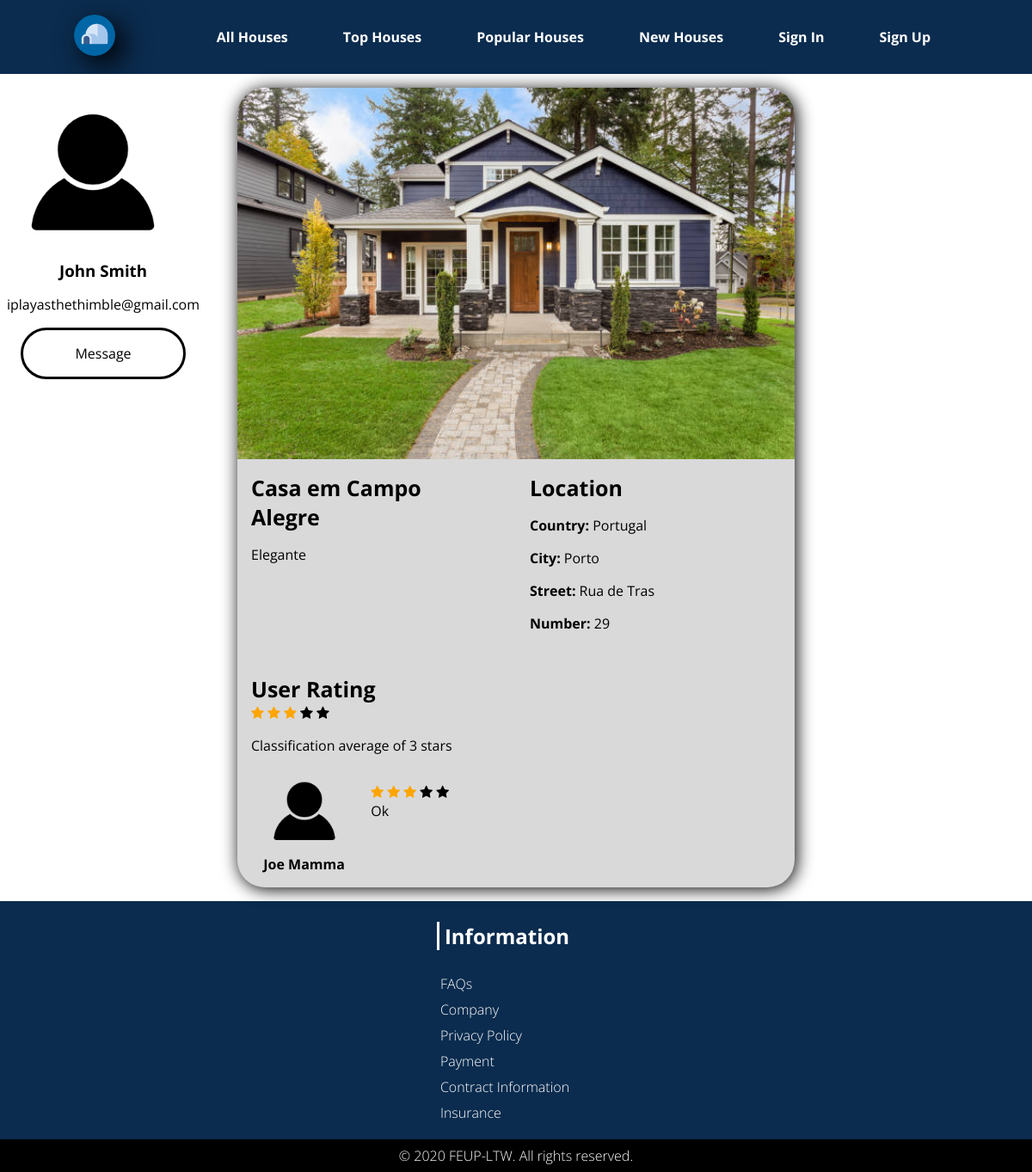
The page /pages/house_detail_page.php?idPlace=4 on the database its author committed.
### tables this page shows
CREATE TABLE USER(
    id INTEGER PRIMARY KEY,
    picture TEXT default '/assets/images/empty_user.jpg' NOT NULL,
	username TEXT NOT NULL UNIQUE,
    name TEXT NOT NULL,
	email TEXT NOT NULL UNIQUE,
    phonenumber INTEGER,
    password TEXT NOT NULL,
	CONSTRAINT CHK_USER CHECK (length(username)>=6 AND length(username)<=20));

CREATE TABLE PLACE(
    idPlace INTEGER PRIMARY KEY,
    name TEXT NOT NULL,
    price INTEGER NOT NULL,
    street TEXT NOT NULL,
    number INTEGER NOT NULL,
    city TEXT NOT NULL,
    country TEXT NOT NULL,
    description TEXT NOT NULL,
    classification INTEGER default 0,
    picture TEXT default '/assets/images/stock-house.jpg' NOT NULL,
	idUser INTEGER NOT NULL REFERENCES USER ON DELETE CASCADE ON UPDATE CASCADE,
    CONSTRAINT CHK_PLACE CHECK (price>=0),
    UNIQUE(street,number,city,country));

CREATE TABLE REVIEW(
    idReservation INTEGER NOT NULL REFERENCES RESERVATION ON DELETE CASCADE ON UPDATE CASCADE PRIMARY KEY,
    classification INTEGER NOT NULL,
    comment TEXT,
    CONSTRAINT CHK_REVIEW CHECK (classification between 0 AND 5));

### pages/house_detail_page.php (called while the page is built, shortened)
<?php
	include_once('../templates/common.php');
	include_once('../templates/house.php');
	$houseId = $_GET['idPlace'];
	draw_house_rent_area($houseId);
?>

### database/db_house.php (called while the page is built, shortened)
<?php
$dir = $_SERVER['DOCUMENT_ROOT'];
include_once("$dir/database/connection.php");
function getHouse($idHouse)
{
    global $dbh;
    $stmt = $dbh->prepare('select * from PLACE WHERE idPlace = ?;');
    $stmt->execute(array($idHouse));
    $result = $stmt->fetch();
    return $result;
}
function getReviews($idPlace){
    global $dbh;
    $stmt = $dbh->prepare('select REVIEW.* from REVIEW,RESERVATION WHERE RESERVATION.idPlace = ? AND RESERVATION.idReservation=REVIEW.idReservation;');
    $stmt->execute(array($idPlace));
    $result = $stmt->fetchAll();
    return $result;
}
function getReservation($idReservation){
    global $dbh;
    $stmt = $dbh->prepare('select * from RESERVATION WHERE idReservation = ? ;');
    $stmt->execute(array($idReservation));
    $result = $stmt->fetch();
    return $result;
}
?>

### database/db_user.php (called while the page is built, shortened)
<?php
$dir = $_SERVER['DOCUMENT_ROOT'];
include_once("$dir/database/connection.php");
function getUserInfo($userId)
{
    global $dbh;
    $stmt = $dbh->prepare('select * from user where id = ?');
    $stmt->execute(array($userId));
    $result = $stmt->fetch();
    if ($result == false) {
        return 0;
    } else return $result;
}
?>

### templates/house.php (the view, shortened to what this page needs)
<?php
$dir = $_SERVER['DOCUMENT_ROOT'];
include_once("$dir/database/db_house.php");
include_once("$dir/database/db_user.php");
?>
<?php function draw_house_rent_area($houseId)
{
  ?>
  <section id="house-rent-container">
    <?php
      $houseInfo = getHouse($houseId);
      $userInfo = getUserInfo($houseInfo['idUser']);
      ?>
    <div class="profile-card">
      <div class="profile-card-photo rounded-photo-container">
        <img src="<?= $userInfo['picture'] ?>" alt="User Image" />
      </div>
      <h3><?= $userInfo['name'] ?></h3>
      <div class="profile-card-contacts">
        <h4><?= $userInfo['email'] ?></h4>
        <a class="black-rounded-button" href="#">Message</a>
      </div>
    </div>
    <div class="house-detail-card">
      <img src="<?= $houseInfo['picture'] ?>" alt="House image" />
      <div>
        <h3> <?= $houseInfo['name'] ?> </h3>
        <p> <?= $houseInfo['description'] ?> </p>
      </div>
      <div>
        <h3>Location</h3>
        <p><strong>Country: </strong><?= $houseInfo['country'] ?></p>
        <p><strong>City: </strong><?= $houseInfo['city'] ?></p>
        <p><strong>Street: </strong><?= $houseInfo['street'] ?></p>
        <p><strong>Number: </strong><?= $houseInfo['number'] ?></p>
      </div>
      <div class="house-rating-container">
        <h3>User Rating</h3>
        <?php
          for ($t = 0; $t < round($houseInfo['classification'], 0); $t++) {
            ?>
          <span class="fa fa-star checked"></span>
        <?php } ?>
        <?php
          for ($t = 0; $t < 5 - round($houseInfo['classification'], 0); $t++) {
            ?>
          <span class="fa fa-star"></span>
        <?php } ?>
        <p>Classification average of <?= $houseInfo['classification'] ?> stars</p>
        <div class="house-review-container">
          <?php
          $reviews=getReviews($houseId);
          if ($reviews!=false){
            for ($t = 0; $t < count($reviews); $t++) {
              $reservation=getReservation($reviews[$t]['idReservation']);
              $user=getUserInfo($reservation['idTourist']);
              ?>
            <div class="house-review">
              <section class="profile-card">
                <div class="house-review-photo rounded-photo-container">
                  <img src="..<?= $user['picture'] ?>" alt="House image<?=count($reviews)?>" />
                </div>
                <h4><strong><?=$user['name']?></strong></h4>
              </section>
               <p><?php for ($i=0; $i <$reviews[$t]['classification']; $i++){ ?>
                <span class="fa fa-star checked"></span>
              <?php } ?><?php for ($i=0;$i < 5-$reviews[$t]['classification']; $i++){ ?>
              <span class="fa fa-star"></span><?php } ?>
              <br><?=$reviews[$t]['comment']?></p>
            </div>
          <?php }
          } ?>
        </div>
      </div>
    </div>
  </section>
<?php } ?>

### css/style.css (style rules this page uses)
body { --main-blue-color: #0b2c4f; --grey-color: #d9d9d9; --focus-blue-color: #0066a6; --background-color: #FFF; --font: 'Open Sans', sans-serif; font-family: var(--font); margin: 0em; background-color: var(--background-color); }
a { text-decoration: none; }
.rounded-photo-container { overflow: hidden; border-radius: 50%; display: flex; justify-content: center; }
.rounded-photo-container > img { width: auto; height: 100%; }
.black-rounded-button { background-color: transparent; color: black; font-weight: normal; margin: 1em; text-align: center; padding: 1em; border-radius: 5em; border: 3px solid black; }
.house-card-text > h2, h3, h4 { margin: 0em; }
.house-card-text > h3, h4 { font-weight: normal; }
.profile-card { justify-content: center; align-items: center; text-align: center; }
.profile-card-photo { width: 200px; height: 200px; }
#house-rent-container { align-items: start; justify-content: center; justify-items: center; display: grid; margin: 1em auto; max-width: 80em; width: 100%; grid-template-columns: [start] 20% [line1] 60% [line3] 20% [end]; }
.profile-card-contacts { display: grid; margin: 1em 0em; }
.house-detail-card { width: 90%; background: var(--grey-color); display: grid; border-radius: 2em; box-shadow: 2px 2px 20px black; overflow: hidden; grid-template-columns: [start] 50% [line1] 50% [end]; grid-template-rows: [start] auto [line1] auto [end]; }
.house-detail-card > img { width: 100%; align-self: start; grid-column: start/end; grid-row: start/1; }
.house-detail-card > div { margin: 1em; }
.house-rating-container { grid-column: start/end; }
.house-review-container { grid-column: start/end; }
.house-review { display: grid; grid-template-columns: [start] 20% [line2] 80% [end]; column-gap: 1em; }
.house-review-photo { width: 100px; height: 100px; margin: 0em auto; justify-self: center; grid-column: start/2; }
.house-detail-card h3 { font-size: 25px; margin-right: 25px; }
.fa { font-size: 25px; }
.checked { color: orange; }

### rows shown on the page
user: picture (picture), name "John Smith", email "iplayasthethimble@gmail.com"
place: picture (picture), name "Casa em Campo Alegre", description "Elegante", country "Portugal", city "Porto", street "Rua de Tras", number "29", classification "3"
user: picture (picture), name "Joe Mamma"
review: comment "Ok"
